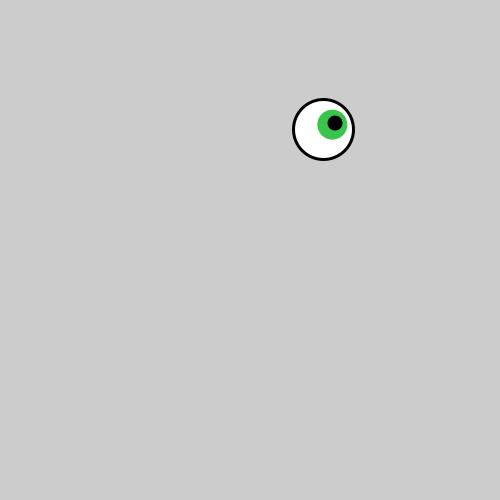
Frame 1 (no input)
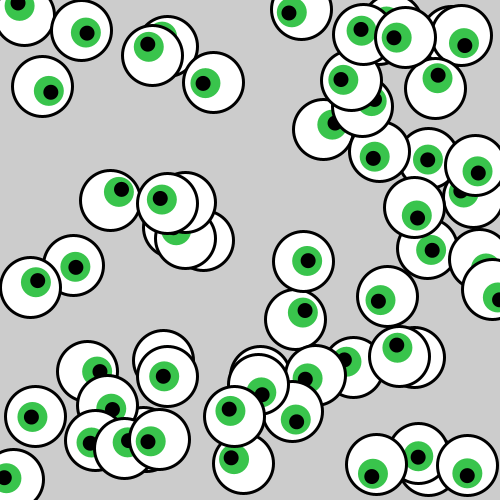
Frame 60 (the mouse pressed at the canvas centre just before this capture)
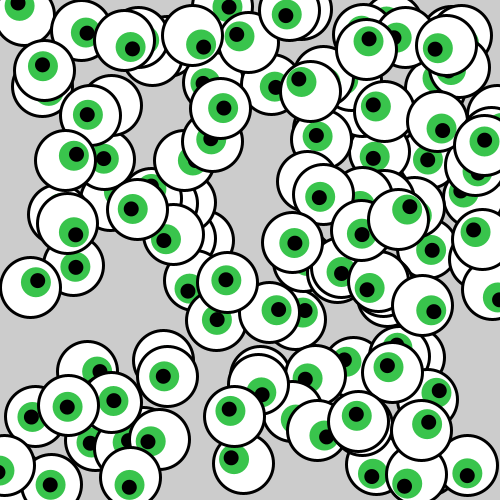
Frame 120 (the mouse held since frame 60 and released just before this capture)

The Processing sketch that drew these frames (run headless with seeded random() and noise(); from frame 60 on, the mouse is pressed at the canvas centre):

// Processing sketch: eyes
// ── eyes.pde
// Fun with eyes from blue book p.184.

void pupil(float x, float xOffset, float y, float yOffset) {
  noStroke();
  fill(57, 196, 76);
  ellipse(x+xOffset, y+yOffset, 30, 30);
  fill(0);
  float offsetScale = 1.3;
  ellipse(x+xOffset*offsetScale, y+yOffset*offsetScale, 15, 15);
}

void eye(float x, float y) {
  stroke(0);
  strokeWeight(3);
  fill(255);
  ellipse(x, y, 60, 60);
  pupil(x, random(-10.0, 10.0), y, random(-10.0, 10.0));
}

void setup() {
  size(500, 500);
  smooth();
  frameRate(3);
}

void draw() {
  eye(random(0, width), random(0, height));
}
